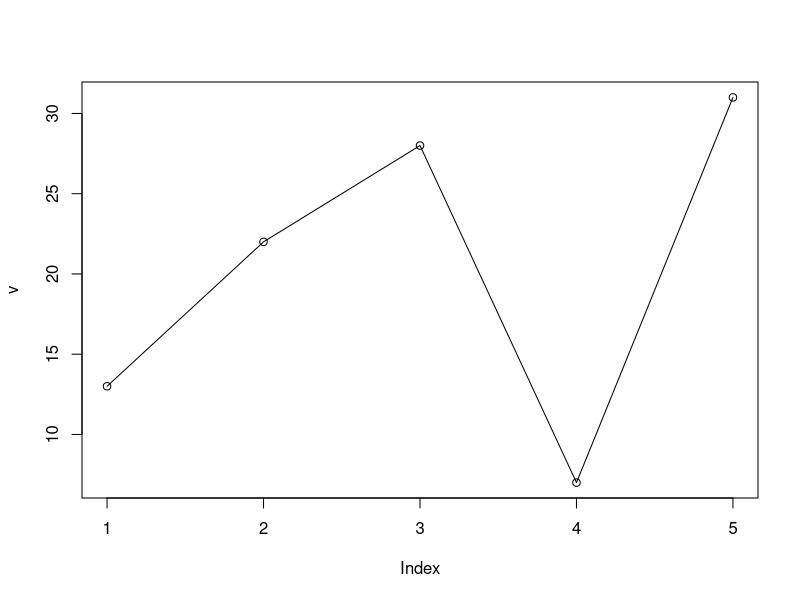

Write the R code that produced this figure.
v <- c(13,22,28,7,31)  
# Giving a name to the chart file.  
png(file = "line_graph.jpg")  
# Plotting the bar chart.   
plot(v,type = "o")  
# Saving the file.  
dev.off()  
